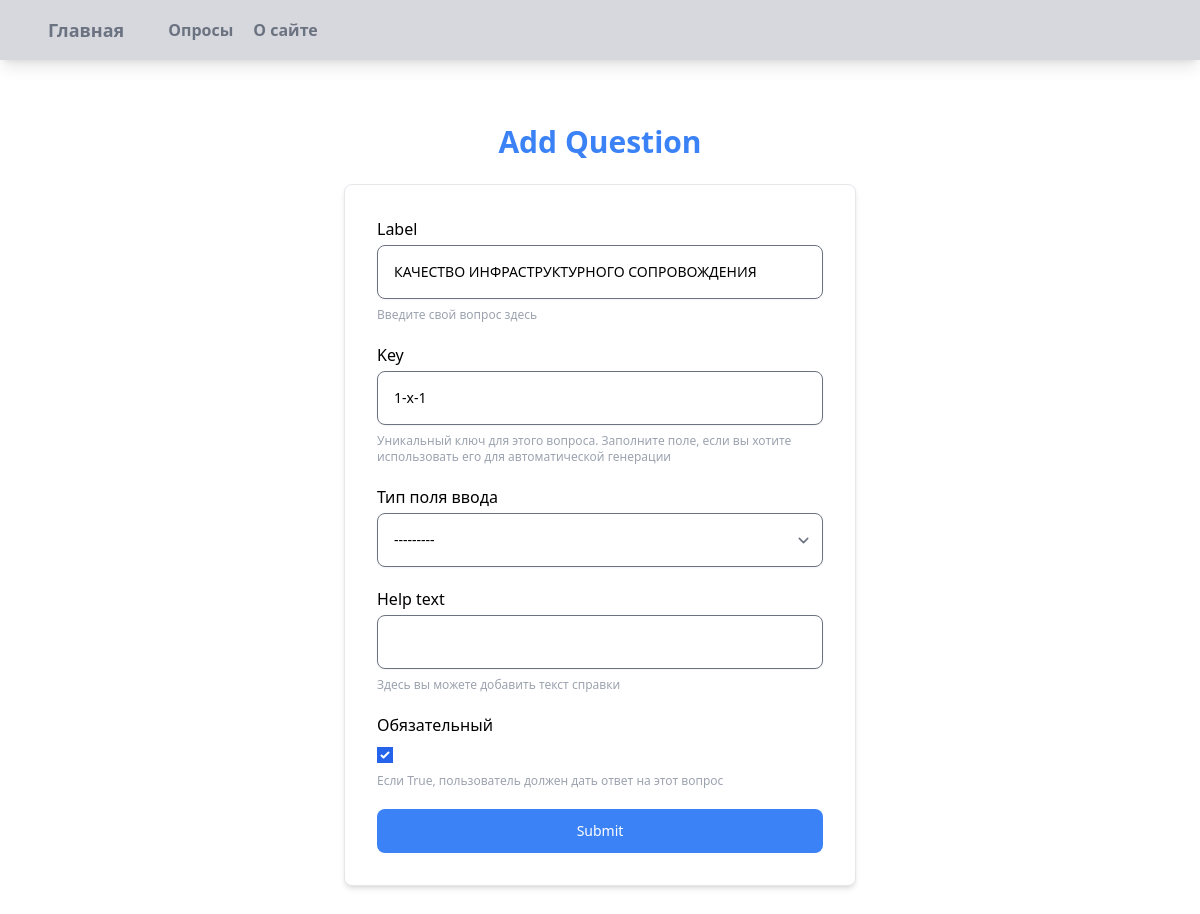
/dashboard/question/edit/15/ (signed in), run on the app's committed database.
### djf/models.py (models this page shows, shortened)
class BaseModel(models.Model):
    created_at = models.DateTimeField(auto_now_add=True)
    updated_at = models.DateTimeField(auto_now=True)
    class Meta:
        abstract = True

class Question(BaseModel):
    TYPE_FIELD = [
        (TYPE_FIELD.text, _("Text")),
        (TYPE_FIELD.number, _("Number")),
        (TYPE_FIELD.radio, _("Radio")),
        (TYPE_FIELD.select, _("Select")),
        (TYPE_FIELD.multi_select, _("Multi Select")),
        (TYPE_FIELD.text_area, _("Text Area")),
        (TYPE_FIELD.url, _("URL")),
        (TYPE_FIELD.email, _("Email")),
        (TYPE_FIELD.date, _("Date")),
        (TYPE_FIELD.rating, _("Rating"))
    ]
    key = models.CharField(_("key"), max_length=225, unique=True, null=True, blank=True, help_text=_("Уникальный ключ для этого вопроса. Заполните поле, если вы хотите использовать его для автоматической генерации"))
    survey = models.ForeignKey(Survey, related_name='questions', on_delete=models.CASCADE, verbose_name=_("Опрос"))
    label = models.CharField(_("label"), max_length=500, help_text=_("Введите свой вопрос здесь"))
    type_field = models.PositiveSmallIntegerField(_("тип поля ввода"), choices=TYPE_FIELD)
    choices = models.TextField(
        _("choices"),
        blank=True, null=True,
        help_text=_("Если тип поля — радио, выбор или множественный выбор, заполните параметры, разделенные запятыми. Например: мужчина, женщина")
    )
    help_text = models.CharField(
        _("help text"),
        max_length=200, blank=True, null=True,
        help_text=_("Здесь вы можете добавить текст справки")
    )
    required = models.BooleanField(_("Обязательный"), default=True, help_text=_("Если True, пользователь должен дать ответ на этот вопрос"))
    ordering = models.PositiveIntegerField(_("Выбор"), default=0, help_text=_("Определяет порядок вопросов в опросах"))
    class Meta:
        verbose_name = _("Вопрос")
        verbose_name_plural = _("Вопросы")
        ordering = ["ordering"]

### djf/admins/views.py (the view, shortened to what this page needs)
# urls.py: path('question/edit/<int:pk>/', admin_views.AdminUpdateQuestionView.as_view(), name='admin_edit_question'),
@method_decorator(staff_member_required, name='dispatch')
class AdminUpdateQuestionView(ContextTitleMixin, UpdateView):
    model = Question
    template_name = 'djf/admins/question_form.html'
    success_url = SURVEYS_ADMIN_BASE_PATH
    fields = ['label', 'key', 'type_field', 'choices', 'help_text', 'required']
    title_page = _("Add Question")
    survey = None
    def dispatch(self, request, *args, **kwargs):
        question = self.get_object()
        self.survey = question.survey
        return super().dispatch(request, *args, **kwargs)

### djf/mixin.py (called while the page is built)
    def get_title_page(self):
        return self.title_page

    def get_sub_title_page(self):
        return self.sub_title

    def get_context_data(self, **kwargs):
        if 'form' not in kwargs:
            kwargs['title'] = self.get_title_page()
            kwargs['title_page'] = self.get_title_page()
            kwargs['sub_title_page'] = self.get_sub_title_page()
        return super().get_context_data(**kwargs)

### djf/templatetags/djf_tags.py (called while the page is built)
@register.filter(name='addclass')
def addclass(field, class_attr):
    return field.as_widget(attrs={'class': class_attr})

### djf/templates/djf/admins/question_form.html (shortened to what this page needs)
{% extends 'djf/admins/form.html' %}

### djf/templates/djf/admins/form.html (shortened to what this page needs)
{% extends 'djf/admins/master.html' %}
{% load djf_tags i18n %}
{% block content %}
    <div class="max-w-screen-xl px-4 py-16 mx-auto sm:px-6 lg:px-8">
        <div class="max-w-lg mx-auto">
            <h1 class="text-2xl font-bold text-center text-blue-500 sm:text-3xl">{{ title_page }}</h1>
            <div class="p-8 mt-6 mb-0 space-y-4 rounded-lg shadow-md border border-gray-200 bg-white">
                <form method="post">
                    {% for field in form %}
                        <div class="mb-5" id="section_field_{{ field.auto_id }}">
                            <label for="email" class="text-base font-medium">{{ field.label }}</label>
                            <div class="mt-1">
                                {% if field.field.widget.input_type == 'radio' or field.field.widget.input_type == 'checkbox' %}
                                    {{ field }}
                                {% else %}
                                    {{ field|addclass:'w-full p-4 pr-12 text-sm border-gray-500 rounded-lg shadow-sm' }}
                                {% endif %}
                            </div>
                            <p class="text-xs text-gray-400 mt-2">{{ field.help_text }}</p>
                        </div>
                    {% endfor %}
                    <button type="submit" class="block w-full mt-5 px-5 py-3 text-sm font-medium text-white bg-blue-500 rounded-lg">
                        {% trans "Submit" %}
                    </button>
                </form>
            </div>
        </div>
    </div>
{% endblock %}

### data on the page
Question: form "КАЧЕСТВО ИНФРАСТРУКТУРНОГО СОПРОВОЖДЕНИЯ" "1-x-1" "---------", form "☑"

### other printed values
{{ title_page }} "Add Question"
{{ field.label }} "Label" "Key" "Тип поля ввода" "Help text" "Обязательный"
{{ field.help_text }} "Введите свой вопрос здесь" "Уникальный ключ для этого вопроса. Заполните поле, если вы хотите использовать его для автоматической генерации" "Здесь вы можете добавить текст справки" "Если True, пользователь должен дать ответ на этот вопрос"
